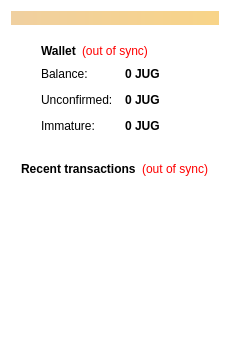
<?xml version="1.0" encoding="UTF-8"?>
<ui version="4.0">
 <class>OverviewPage</class>
 <widget class="QWidget" name="OverviewPage">
  <property name="geometry">
   <rect>
    <x>0</x>
    <y>0</y>
    <width>230</width>
    <height>342</height>
   </rect>
  </property>
  <property name="windowTitle">
   <string>Form</string>
  </property>
  <property name="styleSheet">
   <string notr="true">background-color: transparent;
background: transparent;</string>
  </property>
  <layout class="QVBoxLayout" name="topLayout">
   <item>
    <widget class="QLabel" name="labelAlerts">
     <property name="visible">
      <bool>false</bool>
     </property>
     <property name="styleSheet">
      <string notr="true">background-color: qlineargradient(x1: 0, y1: 0, x2: 1, y2: 0, stop:0 #F0D0A0, stop:1 #F8D488); color:#000000;</string>
     </property>
     <property name="wordWrap">
      <bool>true</bool>
     </property>
     <property name="margin">
      <number>3</number>
     </property>
    </widget>
   </item>
   <item>
    <layout class="QHBoxLayout" name="horizontalLayout" stretch="1">
     <item>
      <layout class="QVBoxLayout" name="verticalLayout_2">
       <item alignment="Qt::AlignHCenter">
        <widget class="QFrame" name="frame">
         <property name="frameShape">
          <enum>QFrame::StyledPanel</enum>
         </property>
         <property name="frameShadow">
          <enum>QFrame::Raised</enum>
         </property>
         <layout class="QVBoxLayout" name="verticalLayout_4">
          <item>
           <layout class="QHBoxLayout" name="horizontalLayout_4">
            <item>
             <widget class="QLabel" name="label_5">
              <property name="font">
               <font>
                <weight>75</weight>
                <bold>true</bold>
               </font>
              </property>
              <property name="text">
               <string>Wallet</string>
              </property>
             </widget>
            </item>
            <item>
             <widget class="QLabel" name="labelWalletStatus">
              <property name="toolTip">
               <string>The displayed information may be out of date. Your wallet automatically synchronizes with the JuggaloCoin network after a connection is established, but this process has not completed yet.</string>
              </property>
              <property name="styleSheet">
               <string notr="true">QLabel { color: red; }</string>
              </property>
              <property name="text">
               <string notr="true">(out of sync)</string>
              </property>
              <property name="alignment">
               <set>Qt::AlignLeading|Qt::AlignLeft|Qt::AlignVCenter</set>
              </property>
             </widget>
            </item>
            <item>
             <spacer name="horizontalSpacer_2">
              <property name="orientation">
               <enum>Qt::Horizontal</enum>
              </property>
              <property name="sizeHint" stdset="0">
               <size>
                <width>40</width>
                <height>20</height>
               </size>
              </property>
             </spacer>
            </item>
           </layout>
          </item>
          <item>
           <layout class="QFormLayout" name="formLayout_2">
            <property name="fieldGrowthPolicy">
             <enum>QFormLayout::AllNonFixedFieldsGrow</enum>
            </property>
            <property name="horizontalSpacing">
             <number>12</number>
            </property>
            <property name="verticalSpacing">
             <number>12</number>
            </property>
            <item row="0" column="0">
             <widget class="QLabel" name="label">
              <property name="text">
               <string>Balance:</string>
              </property>
             </widget>
            </item>
            <item row="0" column="1">
             <widget class="QLabel" name="labelBalance">
              <property name="font">
               <font>
                <weight>75</weight>
                <bold>true</bold>
               </font>
              </property>
              <property name="cursor">
               <cursorShape>IBeamCursor</cursorShape>
              </property>
              <property name="toolTip">
               <string>Your current balance</string>
              </property>
              <property name="text">
               <string notr="true">0 JUG</string>
              </property>
              <property name="textInteractionFlags">
               <set>Qt::LinksAccessibleByMouse|Qt::TextSelectableByKeyboard|Qt::TextSelectableByMouse</set>
              </property>
             </widget>
            </item>
            <item row="1" column="0">
             <widget class="QLabel" name="label_3">
              <property name="text">
               <string>Unconfirmed:</string>
              </property>
             </widget>
            </item>
            <item row="1" column="1">
             <widget class="QLabel" name="labelUnconfirmed">
              <property name="font">
               <font>
                <weight>75</weight>
                <bold>true</bold>
               </font>
              </property>
              <property name="cursor">
               <cursorShape>IBeamCursor</cursorShape>
              </property>
              <property name="toolTip">
               <string>Total of transactions that have yet to be confirmed, and do not yet count toward the current balance</string>
              </property>
              <property name="text">
               <string notr="true">0 JUG</string>
              </property>
              <property name="textInteractionFlags">
               <set>Qt::LinksAccessibleByMouse|Qt::TextSelectableByKeyboard|Qt::TextSelectableByMouse</set>
              </property>
             </widget>
            </item>
            <item row="2" column="0">
             <widget class="QLabel" name="labelImmatureText">
              <property name="text">
               <string>Immature:</string>
              </property>
             </widget>
            </item>
            <item row="2" column="1">
             <widget class="QLabel" name="labelImmature">
              <property name="font">
               <font>
                <weight>75</weight>
                <bold>true</bold>
               </font>
              </property>
              <property name="toolTip">
               <string>Mined balance that has not yet matured</string>
              </property>
              <property name="text">
               <string notr="true">0 JUG</string>
              </property>
              <property name="textInteractionFlags">
               <set>Qt::LinksAccessibleByMouse|Qt::TextSelectableByKeyboard|Qt::TextSelectableByMouse</set>
              </property>
             </widget>
            </item>
           </layout>
          </item>
         </layout>
        </widget>
       </item>
       <item>
        <spacer name="verticalSpacer">
         <property name="orientation">
          <enum>Qt::Vertical</enum>
         </property>
         <property name="sizeHint" stdset="0">
          <size>
           <width>20</width>
           <height>40</height>
          </size>
         </property>
        </spacer>
       </item>
      </layout>
     </item>
    </layout>
   </item>
   <item>
    <layout class="QVBoxLayout" name="verticalLayout_3">
     <item alignment="Qt::AlignHCenter">
      <widget class="QFrame" name="frame_2">
       <property name="frameShape">
        <enum>QFrame::StyledPanel</enum>
       </property>
       <property name="frameShadow">
        <enum>QFrame::Raised</enum>
       </property>
       <layout class="QVBoxLayout" name="verticalLayout">
        <item>
         <layout class="QHBoxLayout" name="horizontalLayout_2">
          <item>
           <widget class="QLabel" name="label_4">
            <property name="text">
             <string>&lt;b&gt;Recent transactions&lt;/b&gt;</string>
            </property>
           </widget>
          </item>
          <item>
           <widget class="QLabel" name="labelTransactionsStatus">
            <property name="toolTip">
             <string>The displayed information may be out of date. Your wallet automatically synchronizes with the JuggaloCoin network after a connection is established, but this process has not completed yet.</string>
            </property>
            <property name="styleSheet">
             <string notr="true">QLabel { color: red; }</string>
            </property>
            <property name="text">
             <string notr="true">(out of sync)</string>
            </property>
            <property name="alignment">
             <set>Qt::AlignRight|Qt::AlignTrailing|Qt::AlignVCenter</set>
            </property>
           </widget>
          </item>
          <item>
           <spacer name="horizontalSpacer">
            <property name="orientation">
             <enum>Qt::Horizontal</enum>
            </property>
            <property name="sizeHint" stdset="0">
             <size>
              <width>40</width>
              <height>20</height>
             </size>
            </property>
           </spacer>
          </item>
         </layout>
        </item>
        <item>
         <widget class="QListView" name="listTransactions">
          <property name="styleSheet">
           <string notr="true">QListView { background: transparent; }</string>
          </property>
          <property name="frameShape">
           <enum>QFrame::NoFrame</enum>
          </property>
          <property name="verticalScrollBarPolicy">
           <enum>Qt::ScrollBarAlwaysOff</enum>
          </property>
          <property name="horizontalScrollBarPolicy">
           <enum>Qt::ScrollBarAlwaysOff</enum>
          </property>
          <property name="selectionMode">
           <enum>QAbstractItemView::NoSelection</enum>
          </property>
         </widget>
        </item>
       </layout>
      </widget>
     </item>
     <item>
      <spacer name="verticalSpacer_2">
       <property name="orientation">
        <enum>Qt::Vertical</enum>
       </property>
       <property name="sizeHint" stdset="0">
        <size>
         <width>20</width>
         <height>40</height>
        </size>
       </property>
      </spacer>
     </item>
    </layout>
   </item>
  </layout>
 </widget>
 <resources/>
 <connections/>
</ui>
